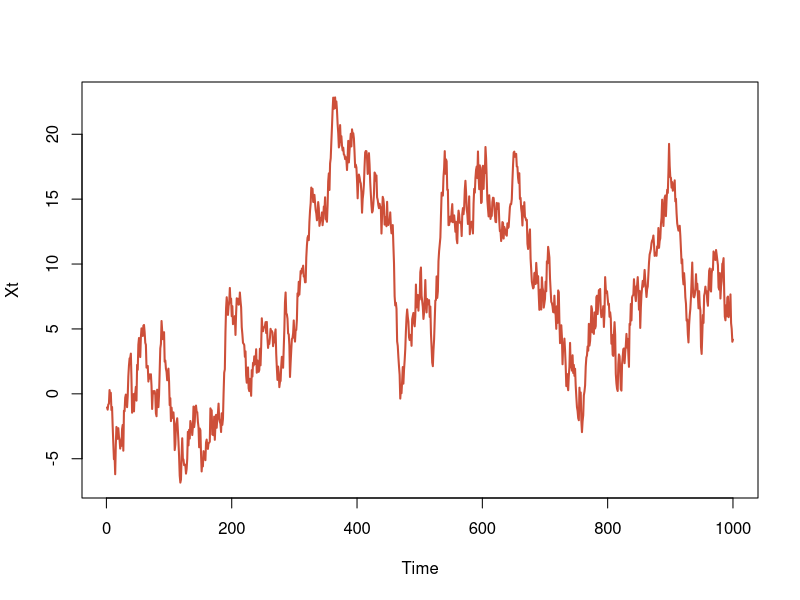
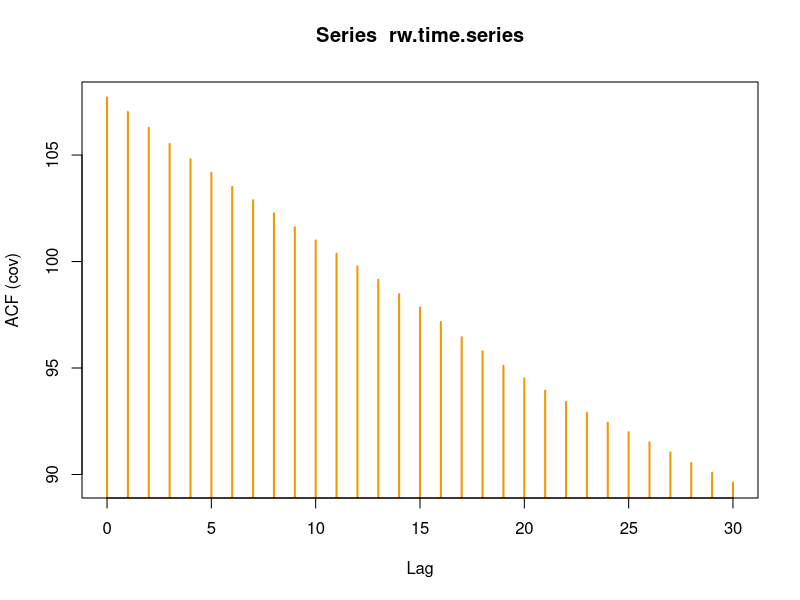
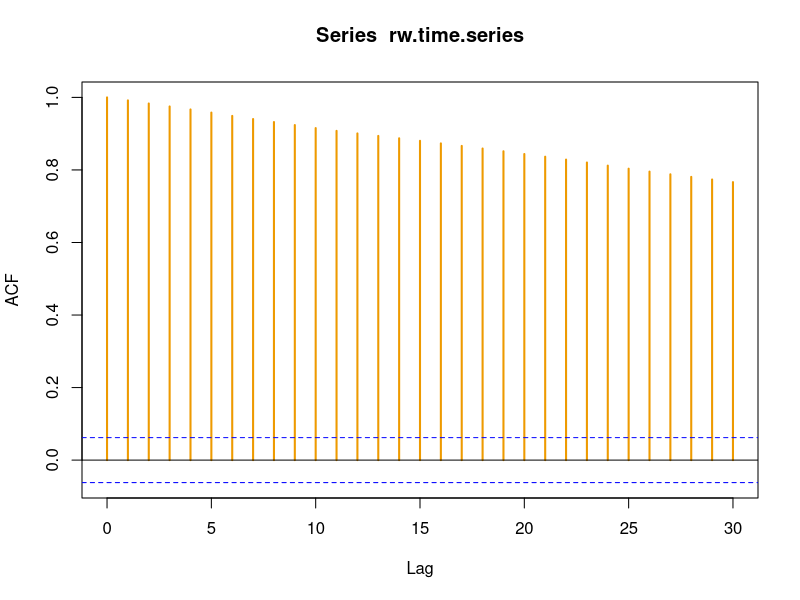

Write the R code that produced these figures, in order.
## ---- chunk 1
knitr::opts_chunk$set(echo = TRUE)
## ---- chunk 2
X0 <- 0
sigma <- 1
n <- 1000
rw.time.series <- X0 + rnorm(n, 0, sigma)
rw.time.series <- cumsum(rw.time.series)

plot(rw.time.series, type = "l", xlab = "Time", ylab = "Xt", col = "tomato3", lwd = 2)
## ---- chunk 3
X0 <- 0
sigma <- 1
n <- 1000
rw.time.series <- X0 + rnorm(n, 0, sigma)
rw.time.series <- cumsum(rw.time.series)

acf(rw.time.series, type = "covariance", lwd = 2, col = "orange2")
## ---- chunk 4
X0 <- 0
sigma <- 1
n <- 1000
rw.time.series <- X0 + rnorm(n, 0, sigma)
rw.time.series <- cumsum(rw.time.series)

acf(rw.time.series, type = "correlation", lwd = 2, col = "orange2")
